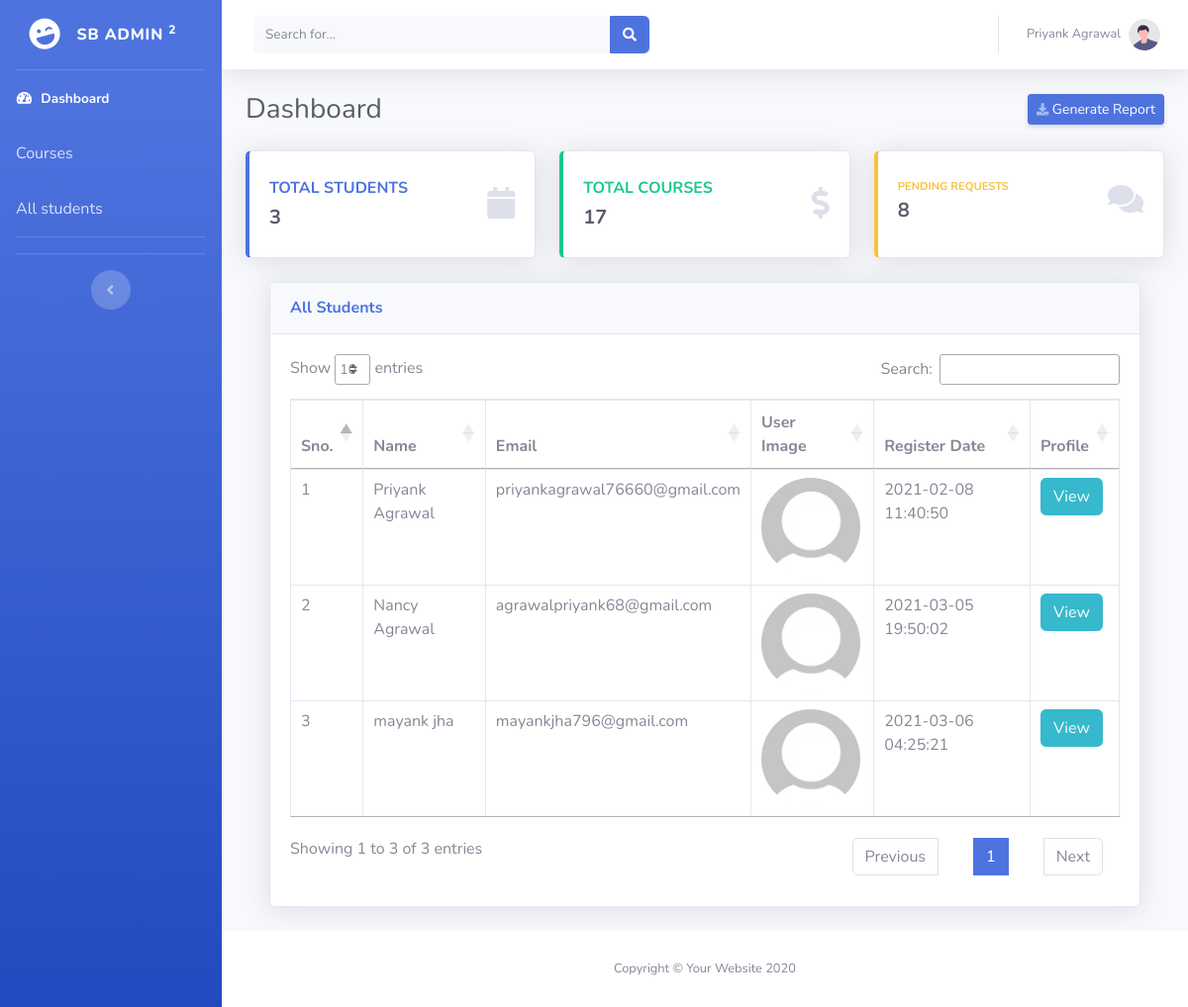
The app's page /admin/all_students.php (signed in) with its own data.
### tables this page shows
CREATE TABLE `user_reg` (
  `uid` int(4) NOT NULL,
  `first_name` varchar(30) NOT NULL,
  `last_name` varchar(30) NOT NULL,
  `user_image` varchar(40) NOT NULL DEFAULT 'dummy.jpg',
  `email` varchar(30) NOT NULL,
  `mobile_no` bigint(12) NOT NULL,
  `gender` varchar(6) NOT NULL,
  `city` varchar(20) NOT NULL,
  `state` varchar(30) NOT NULL,
  `country` varchar(30) NOT NULL,
  `reg_date` datetime NOT NULL DEFAULT CURRENT_TIMESTAMP,
  `password` varchar(15) NOT NULL,
  `status` varchar(20) NOT NULL DEFAULT 'pending'
);

### admin/all_students.php (the view, shortened to what this page needs)
<?php
include('includes/header.php');
include('includes/nav.php');
include('includes/admin_conn.php');
  ?>
        <div id="content-wrapper" class="d-flex flex-column">
            <div id="content">
                <nav class="navbar navbar-expand navbar-light bg-white topbar mb-4 static-top shadow">
                    <form
                        class="d-none d-sm-inline-block form-inline mr-auto ml-md-3 my-2 my-md-0 mw-100 navbar-search">
                        <div class="input-group">
                            <input type="text" class="form-control bg-light border-0 small" placeholder="Search for..."
                                aria-label="Search" aria-describedby="basic-addon2">
                            <div class="input-group-append">
                                <button class="btn btn-primary" type="button">
                                    <i class="fas fa-search fa-sm"></i>
                                </button>
                            </div>
                        </div>
                    </form>
                    <ul class="navbar-nav ml-auto">
                        <li class="nav-item dropdown no-arrow">
                            <a class="nav-link dropdown-toggle" href="#" id="userDropdown" role="button"
                                data-toggle="dropdown" aria-haspopup="true" aria-expanded="false">
                                <span class="mr-2 d-none d-lg-inline text-gray-600 small"><?php
                                              $sql="select name from admin_login";
                                              $result=mysqli_query($conn,$sql);
                                              $row=mysqli_fetch_array($result);
                                              echo $row["name"];
                                               ?></span>
                                <img class="img-profile rounded-circle"
                                    src="img/undraw_profile.svg">
                            </a>
                        </li>
                    </ul>
                </nav>
                <div class="container-fluid">
                    <div class="d-sm-flex align-items-center justify-content-between mb-4">
                        <h1 class="h3 mb-0 text-gray-800">Dashboard</h1>
                        <a href="#" class="d-none d-sm-inline-block btn btn-sm btn-primary shadow-sm"><i
                                class="fas fa-download fa-sm text-white-50"></i> Generate Report</a>
                    </div>
                    <div class="row">
                                              <div class="col-xl-4 col-md-6 mb-4">
                 <div class="card border-left-primary shadow h-100 py-2">
                                <div class="card-body">
                                    <div class="row no-gutters align-items-center">
                                        <div class="col mr-2">
                                            <div class="text-xs font-weight-bold text-primary text-uppercase mb-1">
                                                <h6><b>Total Students</b></h6></div>
                                            <div class="h5 mb-0 font-weight-bold text-gray-800"><?php
                                              $sql="select * from user_reg";
                                              $result=mysqli_query($conn,$sql);
                                              $count=mysqli_num_rows($result);
                                              echo $count;
                                             ?></div>
                                        </div>
                                        <div class="col-auto">
                                            <i class="fas fa-calendar fa-2x text-gray-300"></i>
                                        </div>
                                    </div>
                                </div>
                            </div></a>
                        </div>
                        <div class="col-xl-4 col-md-6 mb-4">
                          <div class="card border-left-success shadow h-100 py-2">
                                <div class="card-body">
                                    <div class="row no-gutters align-items-center">
                                        <div class="col mr-2">
                                            <div class="text-xs font-weight-bold text-success text-uppercase mb-1">
                                                <h6><b>Total Courses</b></h6></div>
                                            <div class="h5 mb-0 font-weight-bold text-gray-800"><?php
                                              $sql="select * from courses";
                                              $result=mysqli_query($conn,$sql);
                                              $count=mysqli_num_rows($result);
                                              echo $count;
                                             ?></div>
                                        </div>
                                        <div class="col-auto">
                                            <i class="fas fa-dollar-sign fa-2x text-gray-300"></i>
                                        </div>
                                    </div>
                                </div>
                            </div></a>
                        </div>
                        <div class="col-xl-4 col-md-6 mb-4">
                            <div class="card border-left-warning shadow h-100 py-2">
                                <div class="card-body">
                                    <div class="row no-gutters align-items-center">
                                        <div class="col mr-2">
                                            <div class="text-xs font-weight-bold text-warning text-uppercase mb-1">
                                                Pending Requests</div>
                                            <div class="h5 mb-0 font-weight-bold text-gray-800"><?php
                                              $sql="select * from enrolled_course where status='pending'";
                                              $result=mysqli_query($conn,$sql);
                                              $count=mysqli_num_rows($result);
                                              echo $count;
                                             ?></div>
                                        </div>
                                        <div class="col-auto">
                                            <i class="fas fa-comments fa-2x text-gray-300"></i>
                                        </div>
                                    </div>
                                </div>
                            </div>
                        </div>
                    </div>
                <div class="container-fluid">
                    <div class="card shadow mb-4">
                        <div class="card-header py-3">
                            <h6 class="m-0 font-weight-bold text-primary">All Students</h6>
                        </div>
                        <div class="card-body">
                            <div class="table-responsive">
                                <table class="table table-bordered" id="dataTable" width="100%" cellspacing="0">
                                    <thead>
                                        <tr>
                                            <th>Sno.</th>
                                            <th>Name</th>
                                            <th>Email</th>
                                            <th>User Image</th>
                                            <th>Register Date</th>
                                            <th>Profile</th>
                                        </tr>
                                    </thead>
                                    <tbody>
                                        <?php
  $sql="select * from user_reg";
  $result=mysqli_query($conn,$sql);
     $s=0;
     while($row=mysqli_fetch_array($result))
     {
        $s++;
      ?>
        <tr>
            <td>
                <?php echo $s; ?>
            </td>
            <td>
                <?php echo $row["first_name"]." ".$row["last_name"]; ?>
            </td>
            <td>
                <?php echo $row["email"]; ?>
            </td>
            <td>
                <?php echo "<img height=100  width=100  class='img-profile rounded-circle'
                                    src='user_img/$row[3]'>"; ?>
            </td>
            <td>
                <?php echo $row["reg_date"]; ?>
            </td>
                <td>
           <button type="button" class="btn btn-info " data-toggle="modal"
           data-target="#my<?php echo $row["uid"]; ?>"> View </button>
             </td>
        </tr>
    </div>
        <?php
     }
?>
                            </div>
                        </div>
                    </div>
                </div>
                </div>
    <?php
     include('includes/footer.php');
  ?>

### records on screen
user_reg: first_name "Priyank", last_name "Agrawal", email "priyankagrawal76660@gmail.com", user_image (placeholder picture), reg_date "2021-02-08 11:40:50"
user_reg: first_name "Nancy", last_name "Agrawal", email "agrawalpriyank68@gmail.com", user_image (placeholder picture), reg_date "2021-03-05 19:50:02"
user_reg: first_name "mayank", last_name "jha", email "mayankjha796@gmail.com", user_image (placeholder picture), reg_date "2021-03-06 04:25:21"

### other values on screen
$row["name"] "Priyank Agrawal"
$count "3"
$count "17"
$count "8"
